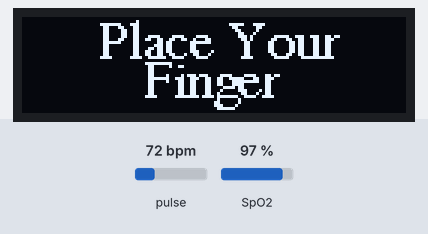
Bench run of a sketch on a simulated Arduino Uno, built with avr-gcc and run on an emulated ATmega328P. Parts: 128×32 one-colour display. Inputs (shaded band) come from the test bench; at power-on: pulse 72 bpm, SpO2 97 %. What the sketch prints to the serial monitor is not drawn.

Above: at 6.2 s.
6.3 s: pulse set to 42 bpm
At 7.9 s:
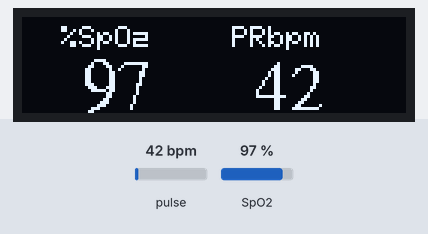
8.8 s: SpO2 set to 80 %
At 9.3 s:
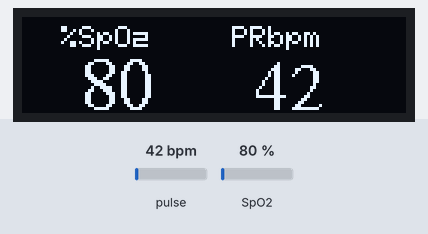
10.3 s: pulse set to 70 bpm
At 11.5 s:
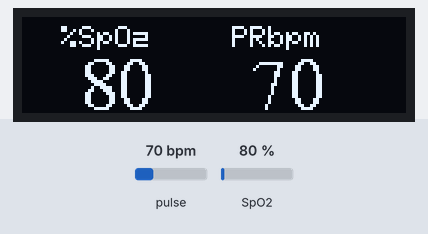
11.8 s: SpO2 set to 85 %
At 12.3 s:
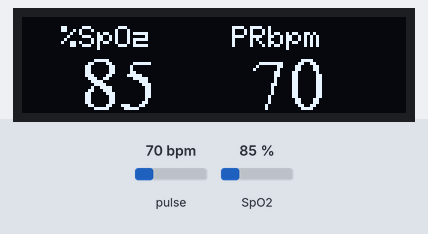
Timing chart, 0 to 14.3 s (numbered marks = the images above; inputs shaded):
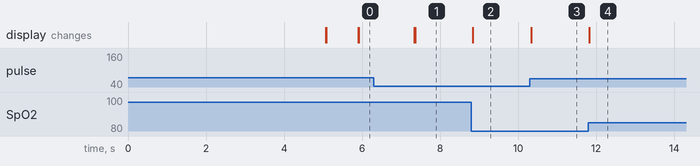

Measured:
- after the input at 8.8 s, the display: changes at once (image 2)
- after the input at 10.3 s, the display: changes at once (image 3)
- after the input at 11.8 s, the display: changes at once (image 4)

The sketch:

Pulseoximeter.ino
```cpp
#include <Wire.h>
#include "MAX30100_PulseOximeter.h"
#include <Adafruit_GFX.h>
#include <Adafruit_SSD1306.h>
#include <Fonts/FreeSerif9pt7b.h>
#include <Fonts/FreeSerif12pt7b.h>
#include <Fonts/Org_01.h>


#define ENABLE_MAX30100 1
#define SCREEN_ADDRESS 0x3c

Adafruit_SSD1306 display(128, 32, &Wire, -1);


#if ENABLE_MAX30100
PulseOximeter pox;
#endif


bool tsLastReport = 0;
bool placed;


// Callback (registered below) fired when a pulse is detected
void onBeatDetected()
{
  Serial.println("Beat!");
  if (placed == 0)
  {
    display.clearDisplay();
    display.setFont(&FreeSerif9pt7b);
    display.setTextSize(1);
    display.setTextColor(WHITE);
    display.setCursor(7, 16);
    display.print("Calculating...");    /////////////////////////////////////////////////////printing Calculating
    display.display();
    placed = 1;
  }
}

void setup()  ///////////////////////////////////////////////////////////////////////////void setup
{
  Serial.begin(115200);
  Serial.println("SSD1306 128x32 OLED TEST");
  // SSD1306_SWITCHCAPVCC = generate display voltage from 3.3V internally
  if (!display.begin(SSD1306_SWITCHCAPVCC, SCREEN_ADDRESS)) {
    Serial.println(F("SSD1306 allocation failed"));
    for (;;); // Don't proceed, loop forever
  }

  display.clearDisplay();
  display.setFont(&FreeSerif9pt7b);
  display.setTextSize(1);
  display.setTextColor(WHITE);
  display.setCursor(6, 16);
  display.print("PulseOxiMeter");    /////////////////////////////////////////////////////printing pulseoximeter
  display.display();
  delay(5000); // Pause for 2 seconds
  display.cp437(true);
  display.clearDisplay();
  Serial.print("Initializing pulse oximeter..");
#if ENABLE_MAX30100
  // Initialize the PulseOximeter instance
  // Failures are generally due to an improper I2C wiring, missing power supply
  // or wrong target chip
  if (!pox.begin())
  {
    Serial.println("FAILED");
    for (;;);
  } else {
    Serial.println("SUCCESS");
  }
  pox.setIRLedCurrent(MAX30100_LED_CURR_7_6MA);
  pox.setOnBeatDetectedCallback(onBeatDetected);

#endif
}


void loop()       /////////////////////////////////////////////////////////////////void loop
{
#if ENABLE_MAX30100
  // Make sure to call update as fast as possible
  pox.update();
  byte bpm = 0;
  byte spo2 = 0;
  // Asynchronously dump heart rate and oxidation levels to the serial
  // For both, a value of 0 means "invalid"
  if (millis() - tsLastReport > 5)         //printing can be delayed but not pox.update()
 {
    bpm = pox.getHeartRate();
    spo2 = pox.getSpO2();
    Serial.println(bpm);
    Serial.println(spo2);

    if (bpm>30 and bpm<220 and spo2>30 and spo2<100)
    {
        display.clearDisplay();
        display.setFont();
        display.setTextSize(1);      // Normal 1:1 pixel scale

        display.setCursor(13, 3);
        display.print("%SpO");          //////////////////////////////////////////////SpO2%
        display.setFont(&Org_01);
        display.print("2");

        display.setFont(&FreeSerif12pt7b);
        display.setCursor(20, 30);
        display.print(spo2);          ////////////////////////////////////////////////SpO2_value


        display.setFont();
        display.setCursor(70, 3);
        display.print("PRbpm");         //////////////////////////////////////////////PRbpm


        display.setFont(&FreeSerif12pt7b);
        display.setCursor(77, 30);
        display.print(bpm);          ////////////////////////////////////////////////BPM_value

        display.display();         //print in display
    }

    if (bpm == 0 and spo2 == 0)
    {
        placed = 0;
        display.clearDisplay();
        display.setFont(&FreeSerif9pt7b);
        display.setCursor(25, 13);       /////////////////////////////////////////////////////asking to place finger
        display.print("Place Your");
        display.setCursor(40,26);
        display.print("Finger");
        display.display();
    }

    tsLastReport = millis();
    Serial.println(tsLastReport);

  }
#endif
}
```
